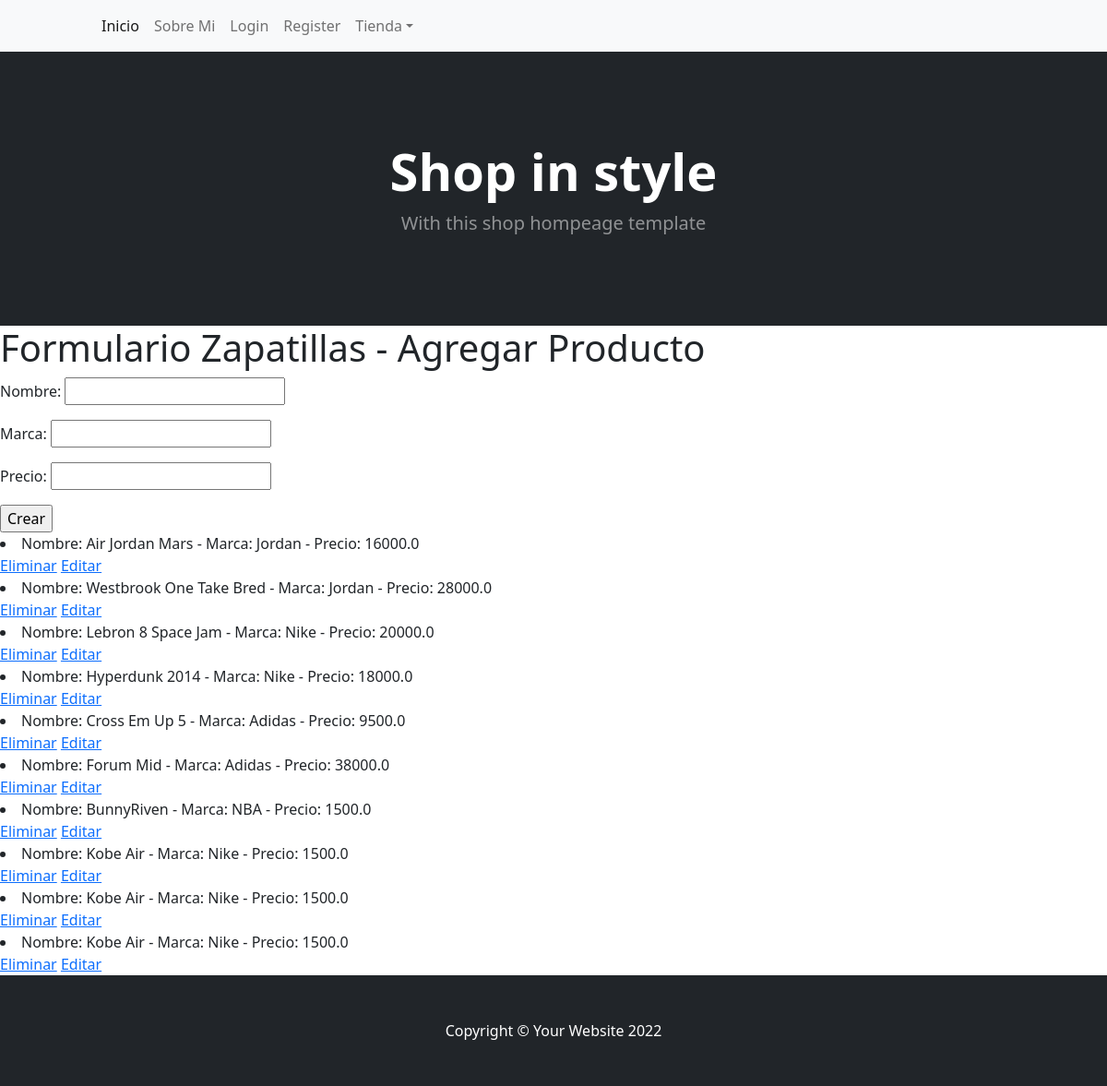
The page /productos/zapatillas/ on the database as committed earlier.
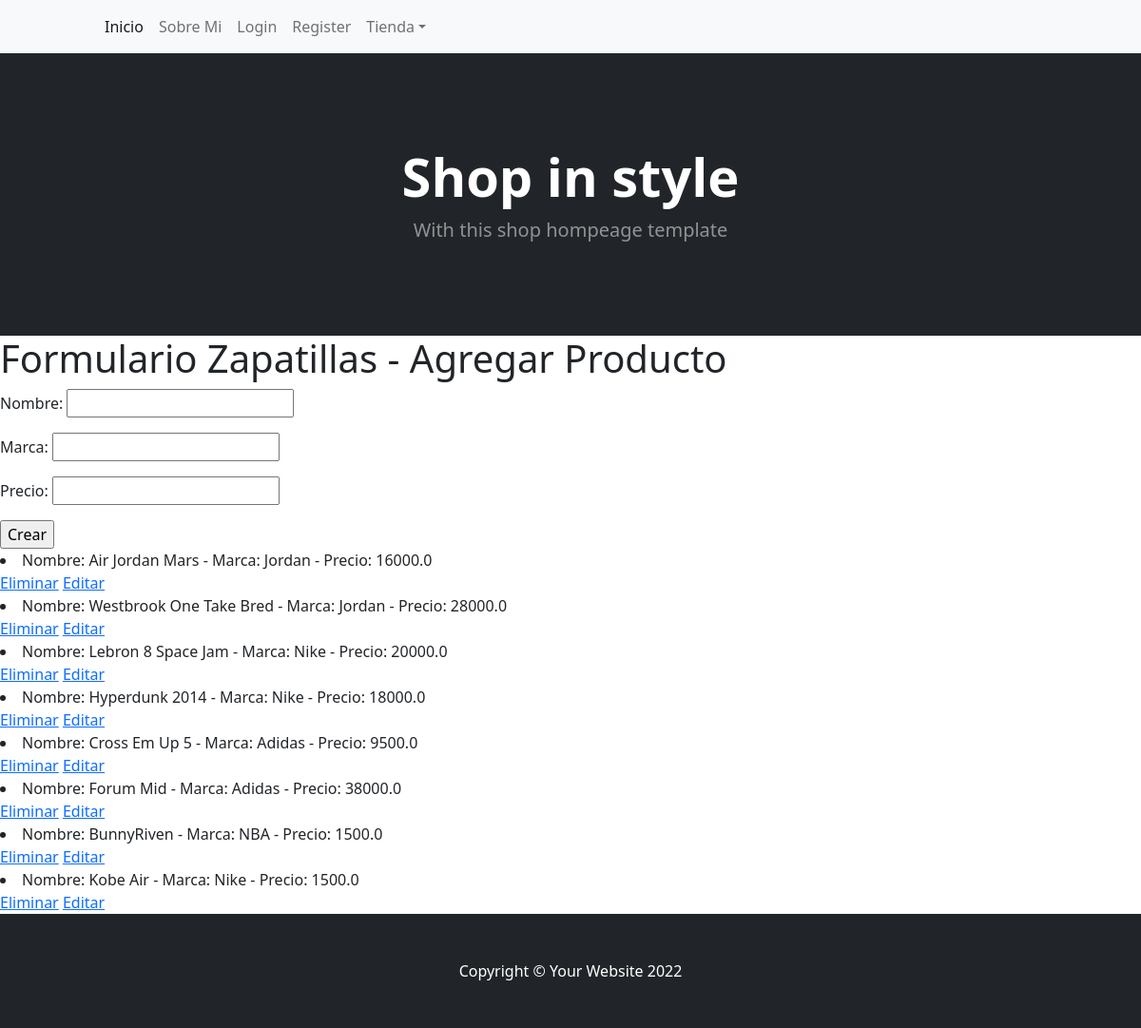
The same page on the database as committed later.
### productos/models.py (models this page shows)
class Zapatilla(models.Model):
    nombre = models.CharField(max_length=150)
    marca = models.CharField(max_length=150)
    precio = models.FloatField()
    def __str__(self):
        return f"Nombre: {self.nombre} - Marca: {self.marca} - Precio: {self.precio}"

### productos/views.py (the view, shortened to what this page needs)
# urls.py: path("zapatillas/", zapatillas, name="zapatillas"),
def zapatillas(request):
    zapatillas = Zapatilla.objects.all()
    if request.method == "GET":
        formulario = formularioZapatillas
        context = {
            "zapatillas": zapatillas,
            "formulario": formulario
        }
        return render(request, "productos/zapatillas.html", context)

### productos/templates/productos/zapatillas.html (shortened to what this page needs)
<!DOCTYPE html>
<html lang="en">
    <head>
        {% load static %}
        <link href="https://cdn.jsdelivr.net/npm/bootstrap-icons@1.5.0/font/bootstrap-icons.css" rel="stylesheet" />
        <link href="{% static 'productos/css/styles.css' %}" rel="stylesheet" />
    </head>
    <body>
        <nav class="navbar navbar-expand-lg navbar-light bg-light">
            <div class="container px-4 px-lg-5">
                <div class="collapse navbar-collapse" id="navbarSupportedContent">
                    <ul class="navbar-nav me-auto mb-2 mb-lg-0 ms-lg-4">
                        <li class="nav-item"><a class="nav-link active" aria-current="page" href="/productos/">Inicio</a></li>
                        <li class="nav-item"><a class="nav-link" href="#!">Sobre Mi</a></li>
                        <li class="nav-item"><a class="nav-link" href="/auth/login/">Login</a></li>
                        <li class="nav-item"><a class="nav-link" href="/auth/register/">Register</a></li>
                        <li class="nav-item dropdown">
                            <a class="nav-link dropdown-toggle" id="navbarDropdown" href="#" role="button" data-bs-toggle="dropdown" aria-expanded="false">Tienda</a>
                        </li>
                    </ul>
                </div>
            </div>
        </nav>
        <header class="bg-dark py-5">
            <div class="container px-4 px-lg-5 my-5">
                <div class="text-center text-white">
                    <h1 class="display-4 fw-bolder">Shop in style</h1>
                    <p class="lead fw-normal text-white-50 mb-0">With this shop hompeage template</p>
                </div>
            </div>
        </header>
        <div>
            <h1>Formulario Zapatillas - Agregar Producto</h1>
                <form " method="post">{% csrf_token %}
                    {{ formulario.as_p }}
                    <input type="submit" value="Crear">
                </form>
                {% for p in zapatillas %}
                    <li>{{p}}</li> <a href="{%url 'EliminarZapatillas' p.id %}">Eliminar</a>
                    <a href="{%url 'EditarZapatillas' p.id %}">Editar</a>
                {% endfor %}
        <footer class="py-5 bg-dark">
            <div class="container"><p class="m-0 text-center text-white">Copyright &copy; Your Website 2022</p></div>
        </footer>
    </body>
</html>

Rows that differ between the two databases and show on the page:
removed Zapatilla: nombre+marca+precio "Nombre: Kobe Air - Marca: Nike - Precio: 1500.0"
removed Zapatilla: nombre+marca+precio "Nombre: Kobe Air - Marca: Nike - Precio: 1500.0"
